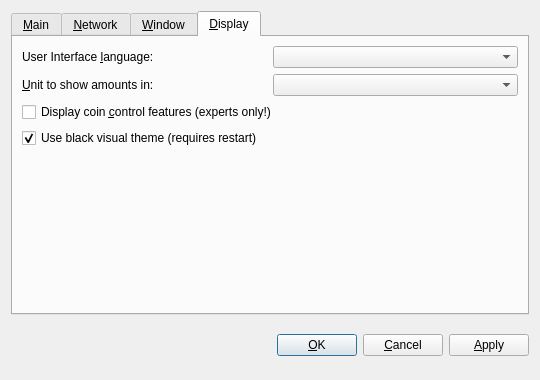
<?xml version="1.0" encoding="UTF-8"?>
<ui version="4.0">
 <class>OptionsDialog</class>
 <widget class="QDialog" name="OptionsDialog">
  <property name="geometry">
   <rect>
    <x>0</x>
    <y>0</y>
    <width>540</width>
    <height>380</height>
   </rect>
  </property>
  <property name="windowTitle">
   <string>Options</string>
  </property>
  <property name="modal">
   <bool>true</bool>
  </property>
  <layout class="QVBoxLayout" name="verticalLayout">
   <item>
    <widget class="QTabWidget" name="tabWidget">
     <property name="tabPosition">
      <enum>QTabWidget::North</enum>
     </property>
     <property name="currentIndex">
      <number>3</number>
     </property>
     <widget class="QWidget" name="tabMain">
      <attribute name="title">
       <string>&amp;Main</string>
      </attribute>
      <layout class="QVBoxLayout" name="verticalLayout_Main">
       <item>
        <widget class="QLabel" name="transactionFeeInfoLabel">
         <property name="text">
          <string>Optional transaction fee per kB that helps make sure your transactions are processed quickly. Most transactions are 1 kB. Fee 0.01 recommended.</string>
         </property>
         <property name="textFormat">
          <enum>Qt::PlainText</enum>
         </property>
         <property name="wordWrap">
          <bool>true</bool>
         </property>
        </widget>
       </item>
       <item>
        <layout class="QHBoxLayout" name="horizontalLayoutFee">
         <item>
          <widget class="QLabel" name="transactionFeeLabel">
           <property name="text">
            <string>Pay transaction &amp;fee</string>
           </property>
           <property name="textFormat">
            <enum>Qt::PlainText</enum>
           </property>
           <property name="buddy">
            <cstring>transactionFee</cstring>
           </property>
          </widget>
         </item>
         <item>
          <widget class="WayawolfcoinAmountField" name="transactionFee"/>
         </item>
         <item>
          <spacer name="horizontalSpacerFee">
           <property name="orientation">
            <enum>Qt::Horizontal</enum>
           </property>
           <property name="sizeHint" stdset="0">
            <size>
             <width>40</width>
             <height>20</height>
            </size>
           </property>
          </spacer>
         </item>
        </layout>
       </item>
       <item>
        <widget class="QLabel" name="reserveBalanceInfoLabel">
         <property name="text">
          <string>Reserved amount does not participate in staking and is therefore spendable at any time.</string>
         </property>
         <property name="textFormat">
          <enum>Qt::PlainText</enum>
         </property>
         <property name="wordWrap">
          <bool>true</bool>
         </property>
        </widget>
       </item>
       <item>
        <layout class="QHBoxLayout" name="horizontalLayoutReserveBalance">
         <item>
          <widget class="QLabel" name="reserveBalanceLabel">
           <property name="text">
            <string>Reserve</string>
           </property>
           <property name="textFormat">
            <enum>Qt::PlainText</enum>
           </property>
           <property name="buddy">
            <cstring>reserveBalance</cstring>
           </property>
          </widget>
         </item>
         <item>
          <widget class="WayawolfcoinAmountField" name="reserveBalance"/>
         </item>
         <item>
          <spacer name="horizontalSpacerReserveBalance">
           <property name="orientation">
            <enum>Qt::Horizontal</enum>
           </property>
           <property name="sizeHint" stdset="0">
            <size>
             <width>40</width>
             <height>20</height>
            </size>
           </property>
          </spacer>
         </item>
        </layout>
       </item>
       <item>
        <widget class="QCheckBox" name="wayawolfcoinAtStartup">
         <property name="toolTip">
          <string>Automatically start Wayawolfcoin after logging in to the system.</string>
         </property>
         <property name="text">
          <string>&amp;Start Wayawolfcoin on system login</string>
         </property>
        </widget>
       </item>
       <item>
        <spacer name="verticalSpacer_Main">
         <property name="orientation">
          <enum>Qt::Vertical</enum>
         </property>
         <property name="sizeHint" stdset="0">
          <size>
           <width>20</width>
           <height>40</height>
          </size>
         </property>
        </spacer>
       </item>
      </layout>
     </widget>
     <widget class="QWidget" name="tabNetwork">
      <attribute name="title">
       <string>&amp;Network</string>
      </attribute>
      <layout class="QVBoxLayout" name="verticalLayout_Network">
       <item>
        <widget class="QCheckBox" name="mapPortUpnp">
         <property name="toolTip">
          <string>Automatically open the Wayawolfcoin client port on the router. This only works when your router supports UPnP and it is enabled.</string>
         </property>
         <property name="text">
          <string>Map port using &amp;UPnP</string>
         </property>
        </widget>
       </item>
       <item>
        <widget class="QCheckBox" name="connectSocks">
         <property name="toolTip">
          <string>Connect to the Wayawolfcoin network through a SOCKS5 proxy (e.g. when connecting through Tor).</string>
         </property>
         <property name="text">
          <string>&amp;Connect through SOCKS5 proxy:</string>
         </property>
        </widget>
       </item>
       <item>
        <layout class="QHBoxLayout" name="horizontalLayout_Network">
         <item>
          <widget class="QLabel" name="proxyIpLabel">
           <property name="text">
            <string>Proxy &amp;IP:</string>
           </property>
           <property name="textFormat">
            <enum>Qt::PlainText</enum>
           </property>
           <property name="buddy">
            <cstring>proxyIp</cstring>
           </property>
          </widget>
         </item>
         <item>
          <widget class="QValidatedLineEdit" name="proxyIp">
           <property name="maximumSize">
            <size>
             <width>140</width>
             <height>16777215</height>
            </size>
           </property>
           <property name="toolTip">
            <string>IP address of the proxy (e.g. 127.0.0.1)</string>
           </property>
          </widget>
         </item>
         <item>
          <widget class="QLabel" name="proxyPortLabel">
           <property name="text">
            <string>&amp;Port:</string>
           </property>
           <property name="textFormat">
            <enum>Qt::PlainText</enum>
           </property>
           <property name="buddy">
            <cstring>proxyPort</cstring>
           </property>
          </widget>
         </item>
         <item>
          <widget class="QLineEdit" name="proxyPort">
           <property name="maximumSize">
            <size>
             <width>55</width>
             <height>16777215</height>
            </size>
           </property>
           <property name="toolTip">
            <string>Port of the proxy (e.g. 9050)</string>
           </property>
          </widget>
         </item>
         <item>
          <spacer name="horizontalSpacer_Network">
           <property name="orientation">
            <enum>Qt::Horizontal</enum>
           </property>
           <property name="sizeHint" stdset="0">
            <size>
             <width>40</width>
             <height>20</height>
            </size>
           </property>
          </spacer>
         </item>
        </layout>
       </item>
       <item>
        <spacer name="verticalSpacer_Network">
         <property name="orientation">
          <enum>Qt::Vertical</enum>
         </property>
         <property name="sizeHint" stdset="0">
          <size>
           <width>20</width>
           <height>40</height>
          </size>
         </property>
        </spacer>
       </item>
      </layout>
     </widget>
     <widget class="QWidget" name="tabWindow">
      <attribute name="title">
       <string>&amp;Window</string>
      </attribute>
      <layout class="QVBoxLayout" name="verticalLayout_Window">
       <item>
        <widget class="QCheckBox" name="minimizeToTray">
         <property name="toolTip">
          <string>Show only a tray icon after minimizing the window.</string>
         </property>
         <property name="text">
          <string>&amp;Minimize to the tray instead of the taskbar</string>
         </property>
         <property name="checked">
          <bool>true</bool>
         </property>
        </widget>
       </item>
       <item>
        <widget class="QCheckBox" name="minimizeOnClose">
         <property name="toolTip">
          <string>Minimize instead of exit the application when the window is closed. When this option is enabled, the application will be closed only after selecting Quit in the menu.</string>
         </property>
         <property name="text">
          <string>M&amp;inimize on close</string>
         </property>
         <property name="checked">
          <bool>true</bool>
         </property>
        </widget>
       </item>
       <item>
        <spacer name="verticalSpacer_Window">
         <property name="orientation">
          <enum>Qt::Vertical</enum>
         </property>
         <property name="sizeHint" stdset="0">
          <size>
           <width>20</width>
           <height>40</height>
          </size>
         </property>
        </spacer>
       </item>
      </layout>
     </widget>
     <widget class="QWidget" name="tabDisplay">
      <attribute name="title">
       <string>&amp;Display</string>
      </attribute>
      <layout class="QVBoxLayout" name="verticalLayout_Display">
       <item>
        <layout class="QHBoxLayout" name="horizontalLayout_1_Display">
         <item>
          <widget class="QLabel" name="langLabel">
           <property name="text">
            <string>User Interface &amp;language:</string>
           </property>
           <property name="textFormat">
            <enum>Qt::PlainText</enum>
           </property>
           <property name="buddy">
            <cstring>lang</cstring>
           </property>
          </widget>
         </item>
         <item>
          <widget class="QValueComboBox" name="lang">
           <property name="toolTip">
            <string>The user interface language can be set here. This setting will take effect after restarting Wayawolfcoin.</string>
           </property>
          </widget>
         </item>
        </layout>
       </item>
       <item>
        <layout class="QHBoxLayout" name="horizontalLayout_2_Display">
         <item>
          <widget class="QLabel" name="unitLabel">
           <property name="text">
            <string>&amp;Unit to show amounts in:</string>
           </property>
           <property name="textFormat">
            <enum>Qt::PlainText</enum>
           </property>
           <property name="buddy">
            <cstring>unit</cstring>
           </property>
          </widget>
         </item>
         <item>
          <widget class="QValueComboBox" name="unit">
           <property name="toolTip">
            <string>Choose the default subdivision unit to show in the interface and when sending coins.</string>
           </property>
          </widget>
         </item>
        </layout>
       </item>
       <item>
        <widget class="QCheckBox" name="coinControlFeatures">
         <property name="toolTip">
          <string>Whether to show coin control features or not.</string>
         </property>
         <property name="text">
          <string>Display coin &amp;control features (experts only!)</string>
         </property>
        </widget>
       </item>
       <item>
        <widget class="QCheckBox" name="useBlackTheme">
         <property name="text">
          <string>Use black visual theme (requires restart)</string>
         </property>
         <property name="checked">
          <bool>true</bool>
         </property>
        </widget>
       </item>
       <item>
        <spacer name="verticalSpacer_Display">
         <property name="orientation">
          <enum>Qt::Vertical</enum>
         </property>
         <property name="sizeHint" stdset="0">
          <size>
           <width>20</width>
           <height>40</height>
          </size>
         </property>
        </spacer>
       </item>
      </layout>
     </widget>
    </widget>
   </item>
   <item>
    <layout class="QHBoxLayout" name="horizontalLayout_Buttons">
     <item>
      <spacer name="horizontalSpacer_1">
       <property name="orientation">
        <enum>Qt::Horizontal</enum>
       </property>
       <property name="sizeHint" stdset="0">
        <size>
         <width>40</width>
         <height>48</height>
        </size>
       </property>
      </spacer>
     </item>
     <item>
      <widget class="QLabel" name="statusLabel">
       <property name="font">
        <font>
         <weight>75</weight>
         <bold>true</bold>
        </font>
       </property>
       <property name="text">
        <string/>
       </property>
       <property name="textFormat">
        <enum>Qt::PlainText</enum>
       </property>
       <property name="wordWrap">
        <bool>true</bool>
       </property>
      </widget>
     </item>
     <item>
      <spacer name="horizontalSpacer_2">
       <property name="orientation">
        <enum>Qt::Horizontal</enum>
       </property>
       <property name="sizeHint" stdset="0">
        <size>
         <width>40</width>
         <height>48</height>
        </size>
       </property>
      </spacer>
     </item>
     <item>
      <widget class="QPushButton" name="okButton">
       <property name="text">
        <string>&amp;OK</string>
       </property>
      </widget>
     </item>
     <item>
      <widget class="QPushButton" name="cancelButton">
       <property name="text">
        <string>&amp;Cancel</string>
       </property>
       <property name="autoDefault">
        <bool>false</bool>
       </property>
      </widget>
     </item>
     <item>
      <widget class="QPushButton" name="applyButton">
       <property name="text">
        <string>&amp;Apply</string>
       </property>
       <property name="autoDefault">
        <bool>false</bool>
       </property>
      </widget>
     </item>
    </layout>
   </item>
  </layout>
 </widget>
 <customwidgets>
  <customwidget>
   <class>WayawolfcoinAmountField</class>
   <extends>QSpinBox</extends>
   <header>wayawolfcoinamountfield.h</header>
  </customwidget>
  <customwidget>
   <class>QValueComboBox</class>
   <extends>QComboBox</extends>
   <header>qvaluecombobox.h</header>
  </customwidget>
  <customwidget>
   <class>QValidatedLineEdit</class>
   <extends>QLineEdit</extends>
   <header>qvalidatedlineedit.h</header>
  </customwidget>
 </customwidgets>
 <resources/>
 <connections/>
</ui>
